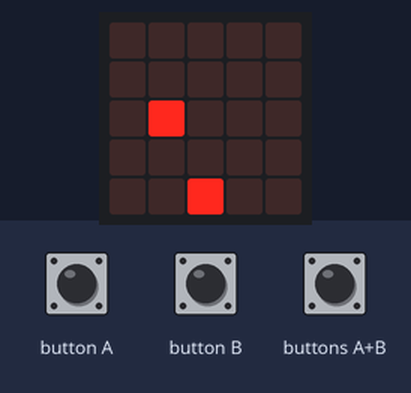
This program was run on a simulated BBC micro:bit (MakeCode). Parts: the board's 5×5 LED display. Inputs (shaded band) come from the test bench. Random numbers come from a fixed seed.

Above: at 1.2 s.
1.3 s: button B pressed for 0.15 s
At 1.9 s:
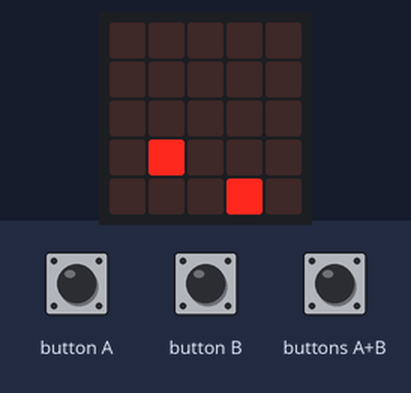
2.0 s: button A pressed for 0.15 s
At 2.32 s:
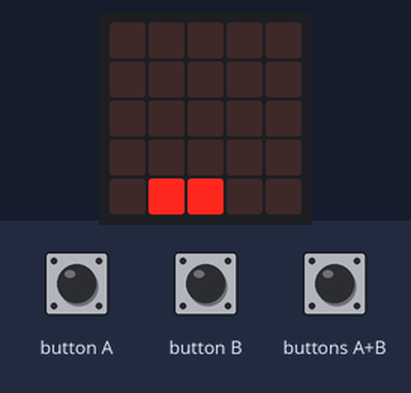
2.7 s: button A pressed for 0.15 s
At 3.3 s:
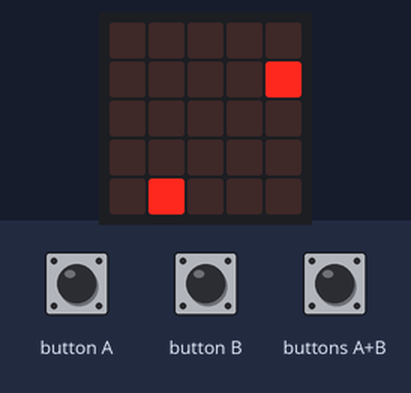
3.4 s: buttons A+B pressed for 0.15 s
At 3.78 s:
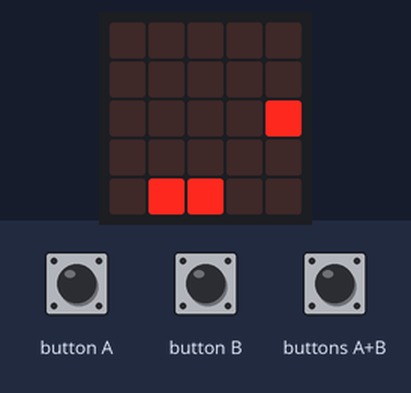
4.1 s: button B pressed for 0.15 s
At 4.7 s:
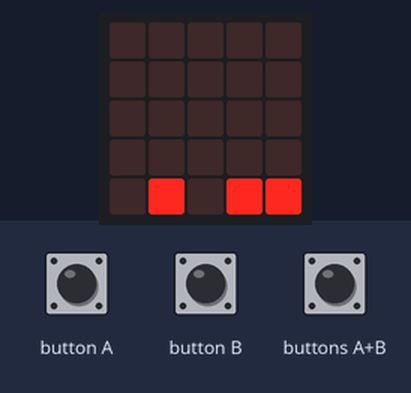
4.8 s: buttons A+B pressed for 1 s
At 6.4 s:
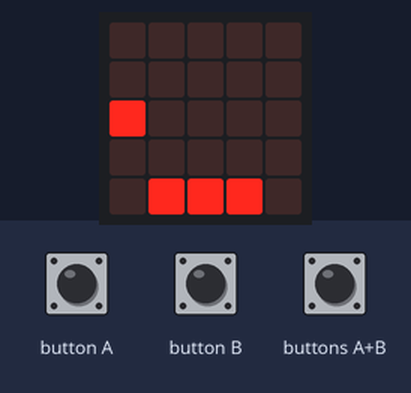
Timing chart, 0 to 7.9 s (numbered marks = the images above; inputs shaded):
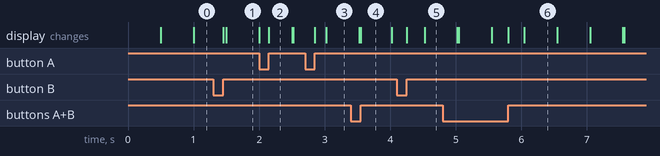

Measured:
- what the display in image 4 shows lasts 0.4 s, from 3.6 s to 4.0 s

The program:

main.ts
```typescript
/**
 * 迫りくる銃弾を避けるゲーム
 */
// 左に動く
input.onButtonPressed(Button.A, function () {
    me.change(LedSpriteProperty.X, -1)
})
// 最初からスタート
input.onButtonPressed(Button.AB, function () {
    start()
})
// 右に動く
input.onButtonPressed(Button.B, function () {
    me.change(LedSpriteProperty.X, 1)
})
function start () {
    me = game.createSprite(2, 4)
    count = 0
    speed = 500
}
// 銃弾が迫るスピードを速くする
function Speed () {
    if (count % 5 == 0) {
        speed += -100
    }
}
let tama: game.LedSprite = null
let speed = 0
let count = 0
let me: game.LedSprite = null
start()
// 銃弾が迫ってくる
basic.forever(function () {
    tama = game.createSprite(randint(0, 4), 0)
    basic.pause(speed)
    for (let index = 0; index < 4; index++) {
        tama.change(LedSpriteProperty.Y, 1)
        basic.pause(speed)
    }
    count += 1
    tama.delete()
    Speed()
})
// 銃弾に当たってしまうとゲームオーバーになる。
// 避けたの数で点数が決まり、点数によって表示される表情が変化する。
basic.forever(function () {
    if (me.isTouching(tama)) {
        game.setScore(count)
        if (count < 10) {
            basic.showIcon(IconNames.Sad)
            basic.pause(1000)
            basic.clearScreen()
        } else if (count > 10) {
            basic.showIcon(IconNames.Happy)
            basic.pause(1000)
            basic.clearScreen()
        } else if (count > 20) {
            basic.showIcon(IconNames.Happy)
            basic.pause(1000)
            basic.clearScreen()
        }
        game.gameOver()
        basic.clearScreen()
    }
})
```

test.ts
```typescript
// テストはここに来ます。このパッケージが拡張機能として使用されるときにはコンパイルされません。
```
